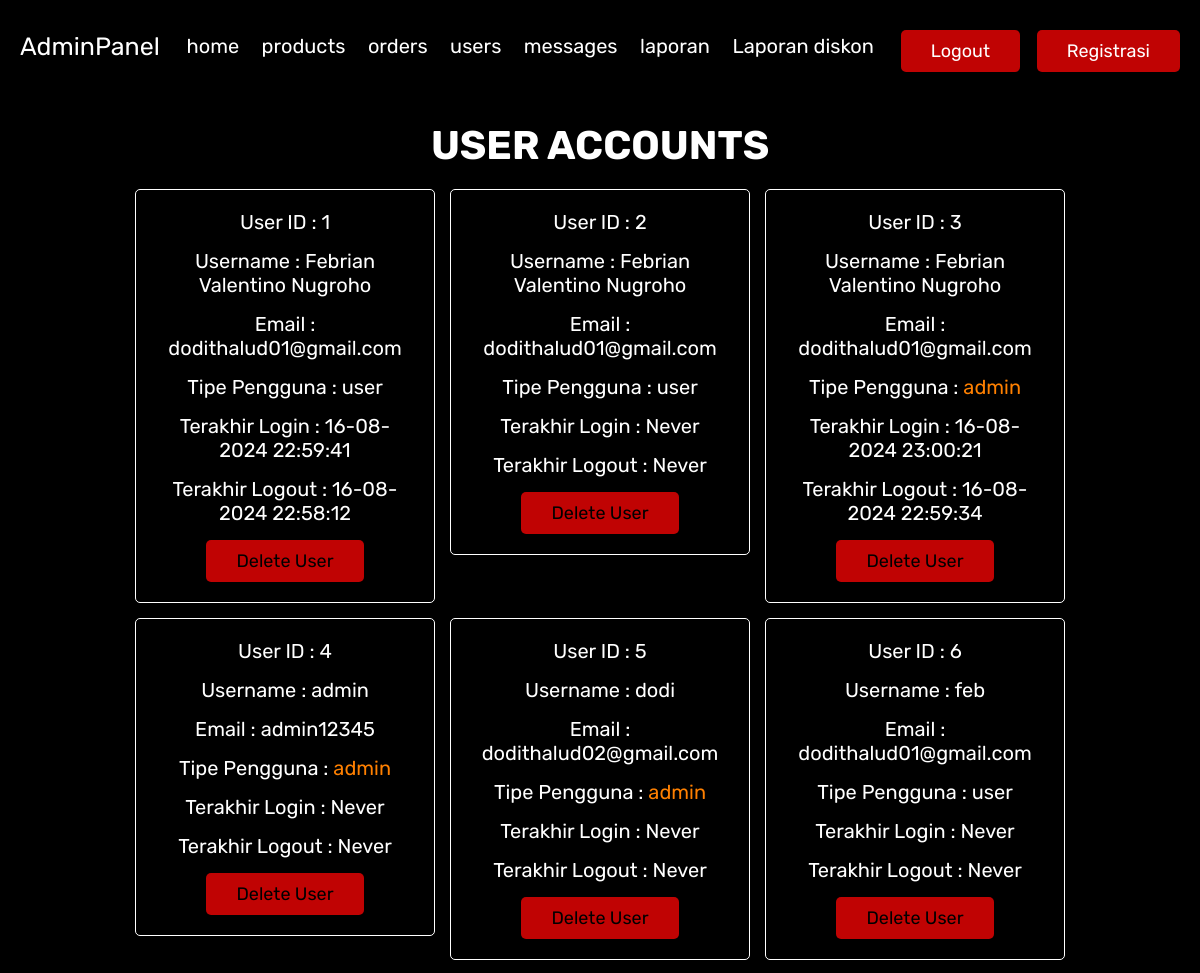
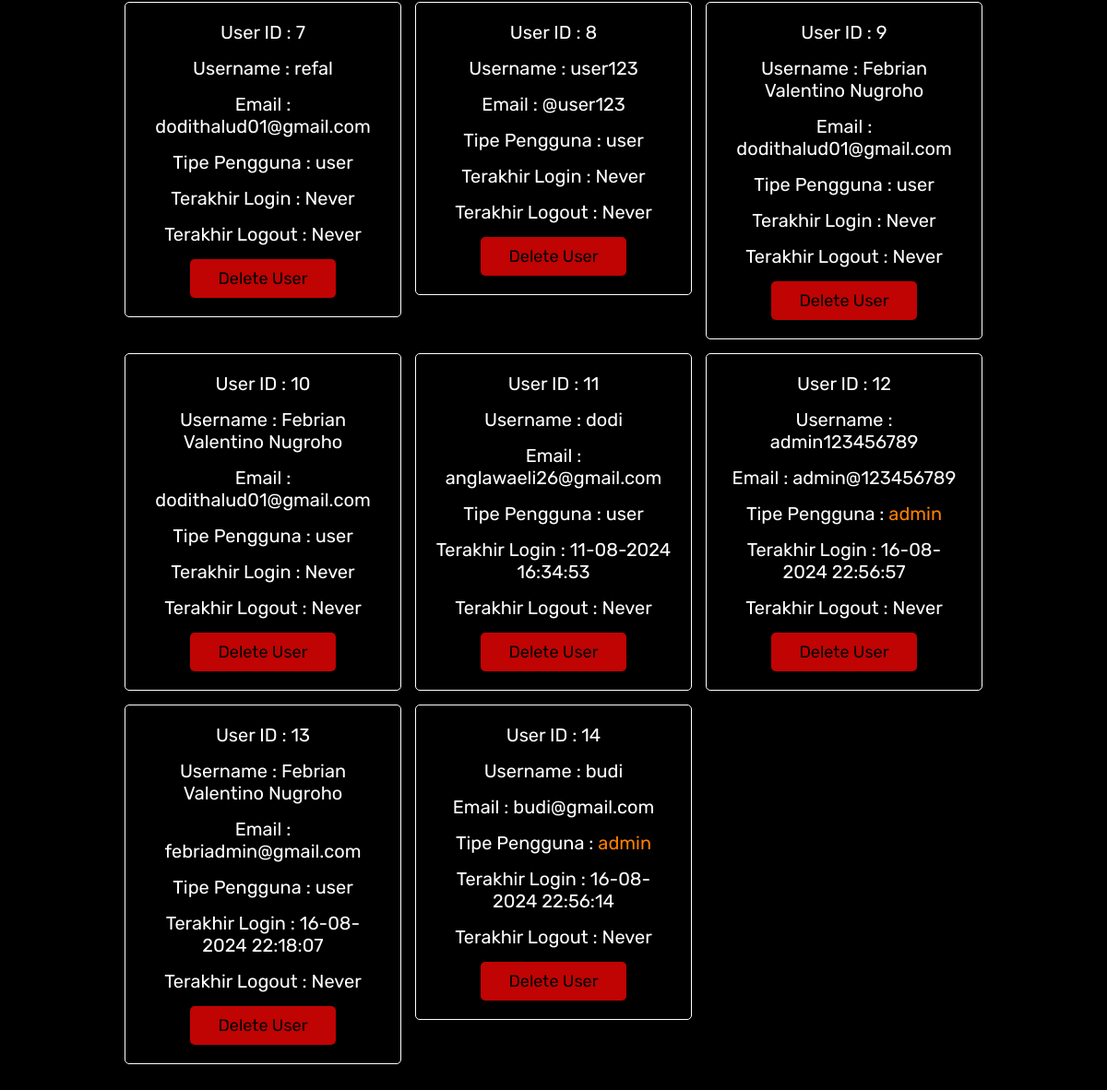
The page /admin_users.php (signed in) on the database its author committed (2 pictures, top to bottom).
### tables this page shows
CREATE TABLE `users` (
  `id` int(100) NOT NULL,
  `name` varchar(100) NOT NULL,
  `email` varchar(100) NOT NULL,
  `password` varchar(100) NOT NULL,
  `user_type` varchar(20) NOT NULL DEFAULT 'user',
  `last_login` datetime DEFAULT NULL,
  `last_logout` datetime DEFAULT NULL
);

### admin_users.php (the view, shortened to what this page needs)
<?php
include 'config.php';
?>
<!DOCTYPE html>
<html lang="en">
<head>
   <link rel="stylesheet" href="https://cdnjs.cloudflare.com/ajax/libs/font-awesome/6.0.0/css/all.min.css">
   <link href="assets/css/admin_style.css" rel="stylesheet">
</head>
<body>
   <?php include 'admin_header.php'; ?>
   <section class="users">
      <h1 class="title">User Accounts</h1>
      <div class="box-container">
         <?php
         $select_users = mysqli_query($conn, "SELECT * FROM `users`") or die('query failed');
         while ($fetch_users = mysqli_fetch_assoc($select_users)) {
         ?>
         <div class="box">
            <p>User ID : <span><?php echo htmlspecialchars($fetch_users['id']); ?></span></p>
            <p>Username : <span><?php echo htmlspecialchars($fetch_users['name']); ?></span></p>
            <p>Email : <span><?php echo htmlspecialchars($fetch_users['email']); ?></span></p>
            <p>Tipe Pengguna : <span style="color:<?php if($fetch_users['user_type'] == 'admin'){ echo 'var(--orange)'; } ?>"><?php echo htmlspecialchars($fetch_users['user_type']); ?></span></p>
            <p>Terakhir Login : <span><?php echo $fetch_users['last_login'] ? date('d-m-Y H:i:s', strtotime($fetch_users['last_login'])) : 'Never'; ?></span></p>
            <p>Terakhir Logout : <span><?php echo $fetch_users['last_logout'] ? date('d-m-Y H:i:s', strtotime($fetch_users['last_logout'])) : 'Never'; ?></span></p>
            <a href="admin_users.php?delete=<?php echo htmlspecialchars($fetch_users['id']); ?>" onclick="return confirm('Delete this user?');" class="delete-btn">Delete User</a>
         </div>
         <?php
         }
         ?>
      </div>
   </section>
</body>
</html>

### assets/css/admin_style.css (style rules this page uses)
:root { --purple:#ffffff; --red:#c00303; --orange:#ff8000; --black:#ffffff; --white:#000000; --light-color:#ffffff; --light-white:#ccc; --light-bg:#000000; --border:.1rem solid var(--black); --box-shadow:0 .5rem 1rem rgba(0, 0, 0, 0.1); }
* { font-family: 'Rubik', sans-serif; margin:0; padding:0; box-sizing: border-box; outline: none; border:none; text-decoration: none; transition:all .2s linear; }
html { font-size: 62.5%; overflow-x: hidden; }
body { background-color: var(--light-bg); }
section { padding:3rem 2rem; }
.title { text-align: center; margin-bottom: 2rem; text-transform: uppercase; color:var(--black); font-size: 4rem; }
.btn, .option-btn, .delete-btn, .white-btn { display: inline-block; margin-top: 1rem; padding:1rem 3rem; cursor: pointer; color:var(--white); font-size: 1.8rem; border-radius: .5rem; text-transform: capitalize; }
.delete-btn { background-color: var(--red); }
.users .box-container { display: grid; grid-template-columns: repeat(auto-fit, 30rem); justify-content: center; gap:1.5rem; max-width: 1200px; margin:0 auto; align-items: flex-start; }
.users .box-container .box { background-color: var(--white); padding:2rem; border:var(--border); box-shadow: var(--box-shadow); border-radius: .5rem; text-align: center; }
.users .box-container .box p { padding-bottom: 1.5rem; font-size: 2rem; color:var(--light-color); }
.users .box-container .box p span { color:var(--purple); }
.users .box-container .box .delete-btn { margin-top: 0; }

### rows shown on the page
users: id "1", name "Febrian Valentino Nugroho", email "dodithalud01@gmail.com", user_type "user", last_login "16-08-2024 22:59:41", last_logout "16-08-2024 22:58:12"
users: id "2", name "Febrian Valentino Nugroho", email "dodithalud01@gmail.com", user_type "user", shows "Never"
users: id "3", name "Febrian Valentino Nugroho", email "dodithalud01@gmail.com", user_type "admin", last_login "16-08-2024 23:00:21", last_logout "16-08-2024 22:59:34"
users: id "4", name "admin", email "admin12345", user_type "admin", shows "Never"
users: id "5", name "dodi", email "dodithalud02@gmail.com", user_type "admin", shows "Never"
users: id "6", name "feb", email "dodithalud01@gmail.com", user_type "user", shows "Never"
users: id "7", name "refal", email "dodithalud01@gmail.com", user_type "user", shows "Never"
users: id "8", name "user123", email "@user123", user_type "user", shows "Never"
users: id "9", name "Febrian Valentino Nugroho", email "dodithalud01@gmail.com", user_type "user", shows "Never"
users: id "10", name "Febrian Valentino Nugroho", email "dodithalud01@gmail.com", user_type "user", shows "Never"
users: id "11", name "dodi", email "anglawaeli26@gmail.com", user_type "user", last_login "11-08-2024 16:34:53", shows "Never"
users: id "12", name "admin123456789", email "admin@123456789", user_type "admin", last_login "16-08-2024 22:56:57", shows "Never"
users: id "13", name "Febrian Valentino Nugroho", email "febriadmin@gmail.com", user_type "user", last_login "16-08-2024 22:18:07", shows "Never"
users: id "14", name "budi", email "budi@gmail.com", user_type "admin", last_login "16-08-2024 22:56:14", shows "Never"
